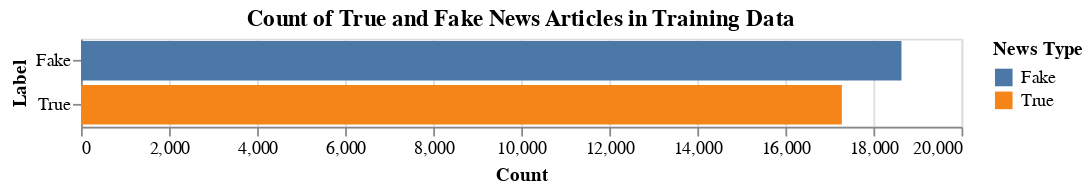

The notebook cell saved with this chart:
### Markdown cell above
Figure 1: Count of true vs. fake news articles in training data set

### Code cell
alt.data_transformers.enable('vegafusion')

count_chart = alt.Chart(train_df).mark_bar().encode(
    x=alt.X('count():Q', title='Count'),
    y=alt.Y('target:N', title='Label'),
    color=alt.Color('target:N', title='News Type')
).properties(
    title='Count of True and Fake News Articles in Training Data',
    height=50,
    width=500
)

count_chart

### Figure 1 — Vega specification as saved in the notebook (floating-point values rounded to 4 significant figures)
{"$schema": "https://vega.github.io/schema/vega/v6.json", "data": [{"name": "source_0", "values": [{"__count": 18636, "target": "Fake"}, {"__count": 17282, "target": "True"}]}, {"name": "source_0_x_domain___count", "values": [{"min": 17282, "max": 18636}]}, {"name": "source_0_y_domain_target", "values": [{"target": "Fake"}, {"target": "True"}]}, {"name": "source_0_color_domain_target", "values": [{"target": "Fake"}, {"target": "True"}]}], "marks": [{"type": "rect", "name": "marks", "from": {"data": "source_0"}, "encode": {"update": {"x2": {"value": 0, "scale": "x"}, "x": {"field": "__count", "scale": "x"}, "y": {"field": "target", "scale": "y"}, "height": {"signal": "max(0.25, bandwidth('y'))"}, "fill": {"field": "target", "scale": "color"}}}, "style": ["bar"]}], "scales": [{"name": "x", "type": "linear", "domain": [{"signal": "(data(\"source_0_x_domain___count\")[0] || {}).min"}, {"signal": "(data(\"source_0_x_domain___count\")[0] || {}).max"}], "range": [0, {"signal": "width"}], "nice": true, "zero": true}, {"name": "y", "type": "band", "domain": {"data": "source_0_y_domain_target", "field": "target", "sort": true}, "range": [0, {"signal": "height"}], "paddingInner": 0.1, "paddingOuter": 0.05}, {"name": "color", "type": "ordinal", "domain": {"data": "source_0_color_domain_target", "field": "target", "sort": true}, "range": "category"}], "axes": [{"scale": "x", "minExtent": 0, "grid": true, "domain": false, "ticks": false, "labels": false, "zindex": 0, "tickCount": {"signal": "ceil(width/40)"}, "orient": "bottom", "maxExtent": 0, "gridScale": "y", "aria": false}, {"scale": "x", "labelOverlap": true, "orient": "bottom", "title": "Count", "tickCount": {"signal": "ceil(width/40)"}, "grid": false, "labelFlush": true, "zindex": 0}, {"scale": "y", "zindex": 0, "grid": false, "title": "Label", "orient": "left"}], "title": {"text": "Count of True and Fake News Articles in Training Data", "frame": "group"}, "padding": 5, "height": 50, "legends": [{"title": "News Type", "fill": "color", "symbolType": "square"}], "style": "cell", "width": 500, "background": "white"}
